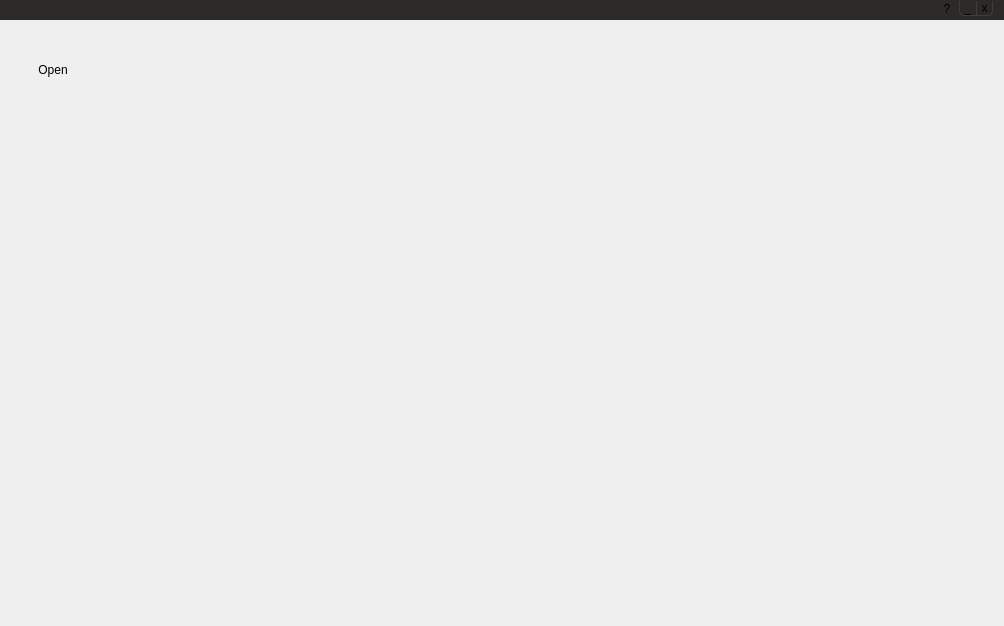
<?xml version="1.0" encoding="UTF-8"?>
<ui version="4.0">
 <class>HMMMain</class>
 <widget class="QMainWindow" name="HMMMain">
  <property name="geometry">
   <rect>
    <x>0</x>
    <y>0</y>
    <width>1004</width>
    <height>626</height>
   </rect>
  </property>
  <property name="windowTitle">
   <string>MDE</string>
  </property>
  <property name="styleSheet">
   <string notr="true"/>
  </property>
  <widget class="QWidget" name="centralWidget">
   <property name="baseSize">
    <size>
     <width>0</width>
     <height>0</height>
    </size>
   </property>
   <property name="styleSheet">
    <string notr="true">QMainWindow#HMMMain &gt; QWidget#centralWidget { 
	background-color: rgb(41, 41, 41);
}</string>
   </property>
   <layout class="QVBoxLayout" name="verticalLayout">
    <property name="spacing">
     <number>0</number>
    </property>
    <property name="leftMargin">
     <number>0</number>
    </property>
    <property name="topMargin">
     <number>0</number>
    </property>
    <property name="rightMargin">
     <number>0</number>
    </property>
    <property name="bottomMargin">
     <number>0</number>
    </property>
    <item>
     <widget class="QWidget" name="widowTitleBar" native="true">
      <property name="sizePolicy">
       <sizepolicy hsizetype="Expanding" vsizetype="Minimum">
        <horstretch>0</horstretch>
        <verstretch>0</verstretch>
       </sizepolicy>
      </property>
      <property name="styleSheet">
       <string notr="true">background-color: rgb(43, 42, 41);</string>
      </property>
      <layout class="QHBoxLayout" name="horizontalLayout_2">
       <property name="spacing">
        <number>0</number>
       </property>
       <property name="topMargin">
        <number>0</number>
       </property>
       <property name="bottomMargin">
        <number>3</number>
       </property>
       <item>
        <widget class="QWidget" name="widget" native="true">
         <layout class="QHBoxLayout" name="horizontalLayout_5">
          <property name="leftMargin">
           <number>0</number>
          </property>
          <property name="topMargin">
           <number>0</number>
          </property>
          <property name="rightMargin">
           <number>0</number>
          </property>
          <property name="bottomMargin">
           <number>0</number>
          </property>
          <item>
           <widget class="QLabel" name="logo">
            <property name="sizePolicy">
             <sizepolicy hsizetype="Minimum" vsizetype="Minimum">
              <horstretch>0</horstretch>
              <verstretch>0</verstretch>
             </sizepolicy>
            </property>
            <property name="maximumSize">
             <size>
              <width>16777215</width>
              <height>16</height>
             </size>
            </property>
            <property name="text">
             <string/>
            </property>
            <property name="pixmap">
             <pixmap resource="MdeViewIcons.qrc">:/mde/icons/header.png</pixmap>
            </property>
           </widget>
          </item>
          <item>
           <widget class="QLabel" name="label">
            <property name="sizePolicy">
             <sizepolicy hsizetype="Minimum" vsizetype="Preferred">
              <horstretch>0</horstretch>
              <verstretch>0</verstretch>
             </sizepolicy>
            </property>
            <property name="styleSheet">
             <string notr="true">color:white;</string>
            </property>
            <property name="text">
             <string/>
            </property>
           </widget>
          </item>
          <item>
           <widget class="QLabel" name="versionLabel">
            <property name="sizePolicy">
             <sizepolicy hsizetype="Expanding" vsizetype="Preferred">
              <horstretch>0</horstretch>
              <verstretch>0</verstretch>
             </sizepolicy>
            </property>
            <property name="styleSheet">
             <string notr="true">color:white;</string>
            </property>
            <property name="text">
             <string/>
            </property>
           </widget>
          </item>
         </layout>
        </widget>
       </item>
       <item>
        <widget class="QToolButton" name="aboutButton">
         <property name="styleSheet">
          <string notr="true">QToolButton {
margin-left: 4px;
margin-right: 4px;
border: none;
}

QToolButton:hover {
    background-color: rgb(135, 177, 255);
	/*border: none;*/
 }

QToolButton:pressed {
    background-color: rgb(55, 97, 180);
}</string>
         </property>
         <property name="text">
          <string>?</string>
         </property>
         <property name="icon">
          <iconset>
           <normaloff>:/mde/icons/about.png</normaloff>:/mde/icons/about.png</iconset>
         </property>
        </widget>
       </item>
       <item>
        <widget class="QToolButton" name="minimizeButton">
         <property name="maximumSize">
          <size>
           <width>21</width>
           <height>15</height>
          </size>
         </property>
         <property name="styleSheet">
          <string notr="true">QToolButton {
    background-color: rgb(43, 42, 41);
    border-width: 1px;
     border-color:  rgb(63, 62, 61);
     border-style: solid; 
     border-top: none; 
     border-bottom-left-radius: 5px;
     border-right-width: 0px;
} 

QToolButton:hover {
    background-color: rgb(135, 177, 255);
	/*border: none;*/
 }

QToolButton:pressed {
    background-color: rgb(55, 97, 180);
}
</string>
         </property>
         <property name="text">
          <string>_</string>
         </property>
         <property name="icon">
          <iconset resource="MdeViewIcons.qrc">
           <normaloff>:/mde/icons/minimalizacja-alpha.png</normaloff>:/mde/icons/minimalizacja-alpha.png</iconset>
         </property>
         <property name="checkable">
          <bool>false</bool>
         </property>
         <property name="autoExclusive">
          <bool>true</bool>
         </property>
         <property name="autoRaise">
          <bool>true</bool>
         </property>
        </widget>
       </item>
       <item>
        <widget class="QToolButton" name="exitButton">
         <property name="maximumSize">
          <size>
           <width>29</width>
           <height>15</height>
          </size>
         </property>
         <property name="styleSheet">
          <string notr="true">QToolButton {
    background-color: rgb(43, 42, 41);
     border-width: 1px;
     border-color:  rgb(63, 62, 61);
     border-style: solid; 
     border-top: none; 
     border-bottom-right-radius: 5px;
    border-left-width: 1px;
}

 QToolButton:hover {
     background-color: rgb(200, 0, 0);	
 }

QToolButton:pressed {
         background-color: rgb(128, 0, 0);
}</string>
         </property>
         <property name="text">
          <string>x</string>
         </property>
         <property name="icon">
          <iconset resource="../../coreui/ui/CoreIcons.qrc">
           <normaloff>:/coreUI/icons/x-alpha.png</normaloff>:/coreUI/icons/x-alpha.png</iconset>
         </property>
         <property name="autoRaise">
          <bool>true</bool>
         </property>
        </widget>
       </item>
      </layout>
     </widget>
    </item>
    <item>
     <widget class="QFrame" name="toolBar">
      <property name="sizePolicy">
       <sizepolicy hsizetype="Preferred" vsizetype="Fixed">
        <horstretch>0</horstretch>
        <verstretch>0</verstretch>
       </sizepolicy>
      </property>
      <property name="minimumSize">
       <size>
        <width>0</width>
        <height>100</height>
       </size>
      </property>
      <property name="maximumSize">
       <size>
        <width>16777215</width>
        <height>100</height>
       </size>
      </property>
      <property name="styleSheet">
       <string notr="true">QFrame#toolBar{
     background-color: rgb(91, 91, 91);
     border-top-right-radius: 8px; 
     border-top-left-radius: 8px;
	padding-top: 0px;
	padding-bottom: 0px;
}

QFrame#toolBar &gt; QWidget {
	background-color: rgb(91, 91, 91);
	border: none;
}
 
QFrame#toolBar &gt; QToolButton:enabled {
    background-color: rgb(91, 91, 91);
    border-style: solid;
     border-width: 1px;
     border-radius: 9px;
    /* hack! - istniejaca ramka, ktorej nie widac
				   bez tego ikona rusza sie, w momencie wl/wyl ramki */
     border-color: rgb(91, 91, 91);
	color: white; 
} 
QFrame#toolBar &gt; QToolButton:!enabled {
     background-color: rgb(91, 91, 91);
     border-style: solid;
     border-width: 1px;
     border-radius: 9px;
     border-color: rgb(91, 91, 91);
	 color: black;
}

QFrame#toolBar &gt; QToolButton:enabled:hover {
     background-color: rgb(91, 91, 91);
	 border-style: solid;
     border-width: 1px;
     border-radius: 9px;
     border-color: rgb(135, 177, 255);
	 color: rgb(135, 177, 255);
 }

QFrame#toolBar &gt; QToolButton:checked, QFrame#toolBar &gt; QToolButton:hover:checked {
     background-color: rgb(91, 91, 91);
	 border-style: solid;
     border-width: 1px;
     border-radius: 9px;
     border-color: white;
	 color: white;
 }


</string>
      </property>
      <layout class="QHBoxLayout" name="horizontalLayout">
       <property name="topMargin">
        <number>0</number>
       </property>
       <property name="bottomMargin">
        <number>0</number>
       </property>
       <item>
        <widget class="QToolButton" name="templateButton">
         <property name="enabled">
          <bool>true</bool>
         </property>
         <property name="minimumSize">
          <size>
           <width>84</width>
           <height>54</height>
          </size>
         </property>
         <property name="styleSheet">
          <string notr="true"/>
         </property>
         <property name="text">
          <string>Open</string>
         </property>
         <property name="icon">
          <iconset resource="MdeViewIcons.qrc">
           <normaloff>:/mde/icons/Strona.png</normaloff>:/mde/icons/Strona.png</iconset>
         </property>
         <property name="iconSize">
          <size>
           <width>28</width>
           <height>28</height>
          </size>
         </property>
         <property name="checkable">
          <bool>true</bool>
         </property>
         <property name="checked">
          <bool>false</bool>
         </property>
         <property name="toolButtonStyle">
          <enum>Qt::ToolButtonTextUnderIcon</enum>
         </property>
         <property name="autoRaise">
          <bool>true</bool>
         </property>
        </widget>
       </item>
       <item>
        <widget class="QWidget" name="tabPlaceholder" native="true">
         <property name="sizePolicy">
          <sizepolicy hsizetype="Preferred" vsizetype="Expanding">
           <horstretch>0</horstretch>
           <verstretch>0</verstretch>
          </sizepolicy>
         </property>
         <property name="styleSheet">
          <string notr="true">QWidget#tabPlaceholder {
	border: none;
	margin: 0px;
	padding: 0px;
}</string>
         </property>
         <layout class="QHBoxLayout" name="horizontalLayout_3">
          <property name="spacing">
           <number>0</number>
          </property>
          <property name="leftMargin">
           <number>0</number>
          </property>
          <property name="topMargin">
           <number>0</number>
          </property>
          <property name="rightMargin">
           <number>0</number>
          </property>
          <property name="bottomMargin">
           <number>0</number>
          </property>
         </layout>
        </widget>
       </item>
      </layout>
     </widget>
    </item>
    <item>
     <widget class="QFrame" name="mainArea">
      <property name="sizePolicy">
       <sizepolicy hsizetype="Expanding" vsizetype="Expanding">
        <horstretch>0</horstretch>
        <verstretch>0</verstretch>
       </sizepolicy>
      </property>
      <property name="styleSheet">
       <string notr="true">
/* OGÓLNE - QFrame#mainArea */
QFrame#mainArea  {
	background-color: rgb(91, 91, 91);
border-top: 1px solid rgb(101, 101, 101);
padding-top: 2px;
}

QFrame#mainArea &gt; QWidget, QFrame#mainArea QWidget#analisisArea, QFrame#mainArea QWidget#analisisArea EDRDockWidgetManager, QFrame#mainArea QWidget#analisisArea QMainWindow {
	background-color: rgb(91, 91, 91);
}

/* separatory okna glownego */
QFrame#mainArea QMainWindow::separator {
     background: rgb(91,91,91);
     width: 2px; /* when vertical */
     height: 2px; /* when horizontal */
	margin: 1px;
 }

QFrame#mainArea QMainWindow::separator:hover {
     background-color: rgb(255, 255, 255);
 }

QFrame#mainArea * QWidget {
	background-color: white;
}


/* DANE - nowa odsłona bez dataExplorera */
QFrame#mainArea &gt; #dataTabWidget, QTabWidget#dataTabWidget::pane, QTabWidget#dataTabWidget::pane &gt; *, QTabWidget#dataTabWidget::tab-bar, #dataTabWidget &gt; * {
	background-color: rgb(91, 91, 91);
	padding: 0px;
	margin: 0px;
}

QTabWidget#dataTabWidget::pane {
border: none;
}

/* nowy plugin communication - DataSourceWidget */

QTabWidget#DataSourceWidget, QTabWidget#DataSourceWidget::pane, QTabWidget#DataSourceWidget::pane &gt; *, QTabWidget#DataSourceWidget #motionDataTab,  QTabWidget#DataSourceWidget #userDataTab, QTabWidget#DataSourceWidget #configTab {
	background-color: rgb(91, 91, 91);
	padding: 0px;
	margin: 0px;
}

QTabWidget#DataSourceWidget::pane {
	border: 1px solid black;
	border-top-left-radius: 4px;
	border-top-right-radius: 4px;
	border-bottom: 3px solid black;
	margin: 0px;
	padding: 2px;
background: rgb(91, 91, 91);
}

QTabWidget#DataSourceWidget #leftWidget {
	background: transparent;
	padding: 0px;
	margin: 0px;
}

QTabWidget#DataSourceWidget #dataViewWidget, QTabWidget#DataSourceWidget #patientCardPlaceholerWidget, QTabWidget#DataSourceWidget #configPlaceholderWidget {
	border: 1px solid black;
	padding: 2px;
	border-radius: 4px;
}

QTabWidget#DataSourceWidget DefaultPatientCardWidget, QTabWidget#DataSourceWidget #patientCardPlaceholerWidget, QTabWidget#DataSourceWidget #widget {
	background: rgb(91, 91, 91);
}

QTabWidget#DataSourceWidget:tab-bar, QTabWidget#DataSourceWidget &gt; QTabBar {
	background: rgb(91, 91, 91);
	border-bottom-left-radius: 4px;
	border-bottom-right-radius: 4px;
}

QTabWidget#DataSourceWidget &gt; QTabBar::tab, QTabWidget#DataSourceWidget &gt; QTabBar::tab:first, QTabWidget#DataSourceWidget &gt; QTabBar::tab:middle, QTabWidget#DataSourceWidget &gt; QTabBar::tab:last, QTabWidget#DataSourceWidget &gt; QTabBar::tab:selected {
border: none;
 border-radius: 0px;
 background-color: transparent;
 color: black;
min-width: 8ex;
 padding: 4px;
margin-right: 3px;
}

QTabWidget#DataSourceWidget &gt; QTabBar::tab:middle {
	margin-left: 3px;
}

QTabWidget#DataSourceWidget &gt; QTabBar::tab:last {
	margin-right: 1px;
	margin-left: 3px;
}

QTabWidget#DataSourceWidget &gt; QTabBar::tab:hover {
    background-color: #898989;
}

QTabWidget#DataSourceWidget  &gt; QTabBar::tab:selected, QTabWidget#DataSourceWidget &gt; QTabBar::tab:hover:selected {
 background-color: black;
color: white;
 border-bottom-left-radius: 4px;
 border-bottom-right-radius: 4px;
}

QTabWidget#DataSourceWidget QToolBox::tab {
	background: rgb(41,41,41);
	color: white;
margin: 0px;
	border: 1px solid black;
	border-radius: 4px;
}

QTabWidget#DataSourceWidget QAbstractButton, QTabWidget#DataSourceWidget QPushButton {
	background: rgb(41,41,41);
	color: white;
	border: 1px solid black;
	border-radius: 4px;
	padding: 2px;
}

QTabWidget#DataSourceWidget QAbstractButton:hover {
	background: rgb(200, 200, 200);
	color: black;
}

QTabWidget#dataTabWidget QTextEdit {
	border: none;
	padding: 0px;
	margin: 0px;
}

QTabWidget#DataSourceWidget QCheckBox
{
	color: black;
	background: transparent;
	border: none;
}

QTabWidget#dataTabWidget QGroupBox {
	color: black;
	border: 1px solid black;
	border-radius: 0px;
	padding: 0px;
	margin-top: 30px;
color: white;
font: bold 18px;
 }

QTabWidget#dataTabWidget QGroupBox::title {
     subcontrol-origin: margin;
		subcontrol-position: top left;
     padding: 4px;	
border: 1px solid black;
border-bottom: none;
border-radius: 4px;
border-bottom-left-radius: 0px;
border-bottom-right-radius: 0px;
background: black;
min-width: 10em;
}

QTabWidget#dataTabWidget QTreeWidget {
	border: 2px solid black;
}

QTabWidget#dataTabWidget QTableWidget {
	border: 2px solid black;
	gridline-color: transparent;
	alternate-background-color: 	lightgray;
	selection-background-color: rgb(135, 177, 255);
}

QTabWidget#dataTabWidget QTableWidget::item {
	border: 2px solid black;
	border-top: none;
	border-right: none;
}

QTabWidget#dataTabWidget QHeaderView::section, QTabWidget#dataTabWidget QTableWidget QTableCornerButton::section, QTabWidget#dataTabWidget QTableWidget QHeaderView::section {
	background: rgb(41,41,41);
	color: white;
	padding: 2px;
}

QTabWidget#dataTabWidget QTableWidget QTableCornerButton::section {
	border: 2px solid black;
	border-top: none;
	border-left: none;
	border-right: none;
}

QTabWidget#dataTabWidget QHeaderView::section, QTabWidget#dataTabWidget QTableWidget QHeaderView::section {
	border: 2px solid black;
	border-top: none;
	border-left: none;
}

QTabWidget#dataTabWidget QHeaderView::section:only-one, QTabWidget#dataTabWidget QHeaderView::section:last, QTabWidget#dataTabWidget QHeaderView::section:only-one, QTabWidget#dataTabWidget QHeaderView::section:last {
	border: 2px solid black;
	border-top: none;
	border-left: none;
	border-right: none;
}

QTabWidget#dataTabWidget QHeaderView::section:vertical {
	border: 2px solid black;
	border-left: none;
	border-top: none;
	border-right: none;
}

QTabWidget#DataSourceWidget QMessageBox, QTabWidget#DataSourceWidget QMessageBox * {
	background-color: rgb(91, 91, 91);
	color: black;
}

/* ANALIZY - QWidget#analisisArea */
QFrame#mainArea QWidget#analisisArea &gt; *, QFrame#mainArea EDRDockWidgetManager .EDRDockWidgetSet &gt; * {
	border: 1px solid black;
	border-radius: 4px;
	padding: 2px;
}

QFrame#mainArea EDRDockWidgetManager .EDRDockWidgetSet &gt; * {
	border-top-left-radius: 0px;
	border-top-right-radius: 0px;
	margin: 3px;
	margin-top: 0px;
}

QFrame#mainArea EDRTitleBar{
	background-color: rgb(43, 42, 41);
	color: white;
	margin: 0px;
	border: none;
	border-top-left-radius: 4px;
	border-top-right-radius: 4px;
}

QFrame#mainArea EDRTitleBar * {
	background-color: rgb(43, 42, 41);
	color: white;
	margin: 0px;
	border: none;
}

QFrame#mainArea QDockWidget &gt; .QWidget, QFrame#mainArea EDRDockWidget &gt; .QWidget, QFrame#mainArea VisualizerWidget &gt; .QWidget, QFrame#mainArea EDRDockWidgetSet &gt; .QWidget {
	border: 1px solid /*black*/ rgb(220,220, 220);
	border-top-left-radius: 0px;
	border-top-right-radius: 0px;
	border-bottom-left-radius: 4px;
	border-bottom-right-radius: 4px;
	padding: 0px;
	margin: 0px;
}

QFrame#mainArea VisualizerWidget &gt; .QWidget &gt; * {
	margin: 0px;
	padding: 0px;
	border: none;
}

QFrame#mainArea VisualizerWidget &gt; .QWidget:focus, QFrame#mainArea VisualizerWidget &gt; .QWidget:focus:hover {
	border: 2px solid orange;
}

QFrame#mainArea VisualizerWidget &gt; .QWidget:hover {
	border: 2px solid rgb(135, 177, 255);
}
</string>
      </property>
      <property name="frameShape">
       <enum>QFrame::NoFrame</enum>
      </property>
      <property name="lineWidth">
       <number>0</number>
      </property>
      <layout class="QHBoxLayout" name="horizontalLayout_4">
       <property name="spacing">
        <number>0</number>
       </property>
       <property name="leftMargin">
        <number>5</number>
       </property>
       <property name="topMargin">
        <number>5</number>
       </property>
       <property name="rightMargin">
        <number>5</number>
       </property>
       <property name="bottomMargin">
        <number>5</number>
       </property>
      </layout>
     </widget>
    </item>
   </layout>
  </widget>
  <action name="actionAbout">
   <property name="icon">
    <iconset>
     <normaloff>:/mde/icons/about.png</normaloff>:/mde/icons/about.png</iconset>
   </property>
   <property name="text">
    <string>About...</string>
   </property>
  </action>
  <action name="actionOpen">
   <property name="icon">
    <iconset>
     <normaloff>:/mde/icons/open.png</normaloff>:/mde/icons/open.png</iconset>
   </property>
   <property name="text">
    <string>&amp;Open</string>
   </property>
   <property name="shortcut">
    <string>O</string>
   </property>
  </action>
  <action name="actionWindow">
   <property name="text">
    <string>Window</string>
   </property>
  </action>
  <action name="actionExit">
   <property name="text">
    <string>Exit</string>
   </property>
  </action>
  <action name="actionSaveLayout">
   <property name="icon">
    <iconset>
     <normaloff>:/mde/icons/save.png</normaloff>:/mde/icons/save.png</iconset>
   </property>
   <property name="text">
    <string>Save layout</string>
   </property>
  </action>
  <action name="actionLayoutOpen">
   <property name="text">
    <string>Open...</string>
   </property>
  </action>
  <action name="actionCreate_workflow">
   <property name="text">
    <string>Create workflow</string>
   </property>
  </action>
 </widget>
 <layoutdefault spacing="6" margin="11"/>
 <resources>
  <include location="../../coreui/ui/CoreIcons.qrc"/>
  <include location="MdeViewIcons.qrc"/>
  <include location="MdeViewIcons.qrc"/>
  <include location="MdeViewIcons.qrc"/>
  <include location="MdeViewIcons.qrc"/>
  <include location="MdeViewIcons.qrc"/>
 </resources>
 <connections>
  <connection>
   <sender>exitButton</sender>
   <signal>clicked()</signal>
   <receiver>HMMMain</receiver>
   <slot>close()</slot>
   <hints>
    <hint type="sourcelabel">
     <x>893</x>
     <y>19</y>
    </hint>
    <hint type="destinationlabel">
     <x>456</x>
     <y>323</y>
    </hint>
   </hints>
  </connection>
  <connection>
   <sender>minimizeButton</sender>
   <signal>clicked()</signal>
   <receiver>HMMMain</receiver>
   <slot>showMinimized()</slot>
   <hints>
    <hint type="sourcelabel">
     <x>865</x>
     <y>17</y>
    </hint>
    <hint type="destinationlabel">
     <x>456</x>
     <y>323</y>
    </hint>
   </hints>
  </connection>
  <connection>
   <sender>aboutButton</sender>
   <signal>clicked()</signal>
   <receiver>actionAbout</receiver>
   <slot>trigger()</slot>
   <hints>
    <hint type="sourcelabel">
     <x>858</x>
     <y>10</y>
    </hint>
    <hint type="destinationlabel">
     <x>-1</x>
     <y>-1</y>
    </hint>
   </hints>
  </connection>
 </connections>
 <slots>
  <slot>onOpen()</slot>
  <slot>onExit()</slot>
  <slot>onWireframe()</slot>
  <slot>onBones()</slot>
  <slot>onMaterial()</slot>
  <slot>onPageChanged(int)</slot>
  <slot>onTabbedViewSelected(bool)</slot>
  <slot>onDockableViewSelected(bool)</slot>
  <slot>onSaveLayout()</slot>
  <slot>onShowSavedLayouts()</slot>
  <slot>onOpenLayout()</slot>
  <slot>populateWindowMenu()</slot>
  <slot>populateVisualizersMenu()</slot>
  <slot>createWorkflow()</slot>
 </slots>
</ui>
